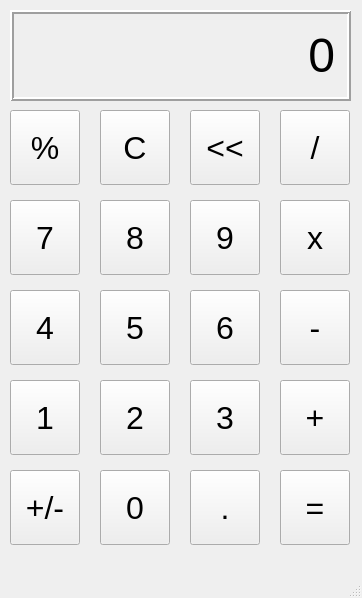
<?xml version="1.0" encoding="UTF-8"?>
<ui version="4.0">
 <class>MainWindow</class>
 <widget class="QMainWindow" name="MainWindow">
  <property name="geometry">
   <rect>
    <x>0</x>
    <y>0</y>
    <width>362</width>
    <height>598</height>
   </rect>
  </property>
  <property name="windowTitle">
   <string>MainWindow</string>
  </property>
  <widget class="QWidget" name="centralwidget">
   <widget class="QLabel" name="outputLabel">
    <property name="geometry">
     <rect>
      <x>10</x>
      <y>10</y>
      <width>341</width>
      <height>91</height>
     </rect>
    </property>
    <property name="font">
     <font>
      <pointsize>36</pointsize>
     </font>
    </property>
    <property name="contextMenuPolicy">
     <enum>Qt::NoContextMenu</enum>
    </property>
    <property name="frameShape">
     <enum>QFrame::Box</enum>
    </property>
    <property name="frameShadow">
     <enum>QFrame::Raised</enum>
    </property>
    <property name="lineWidth">
     <number>2</number>
    </property>
    <property name="text">
     <string>0</string>
    </property>
    <property name="alignment">
     <set>Qt::AlignRight|Qt::AlignTrailing|Qt::AlignVCenter</set>
    </property>
    <property name="margin">
     <number>10</number>
    </property>
   </widget>
   <widget class="QPushButton" name="percentageButton">
    <property name="geometry">
     <rect>
      <x>10</x>
      <y>110</y>
      <width>70</width>
      <height>75</height>
     </rect>
    </property>
    <property name="font">
     <font>
      <pointsize>24</pointsize>
     </font>
    </property>
    <property name="text">
     <string>%</string>
    </property>
   </widget>
   <widget class="QPushButton" name="cButton">
    <property name="geometry">
     <rect>
      <x>100</x>
      <y>110</y>
      <width>70</width>
      <height>75</height>
     </rect>
    </property>
    <property name="font">
     <font>
      <pointsize>24</pointsize>
     </font>
    </property>
    <property name="text">
     <string>C</string>
    </property>
   </widget>
   <widget class="QPushButton" name="arrowButton">
    <property name="geometry">
     <rect>
      <x>190</x>
      <y>110</y>
      <width>70</width>
      <height>75</height>
     </rect>
    </property>
    <property name="font">
     <font>
      <pointsize>24</pointsize>
     </font>
    </property>
    <property name="text">
     <string>&lt;&lt;</string>
    </property>
   </widget>
   <widget class="QPushButton" name="divideButton">
    <property name="geometry">
     <rect>
      <x>280</x>
      <y>110</y>
      <width>70</width>
      <height>75</height>
     </rect>
    </property>
    <property name="font">
     <font>
      <pointsize>24</pointsize>
     </font>
    </property>
    <property name="text">
     <string>/</string>
    </property>
   </widget>
   <widget class="QPushButton" name="sevenButton">
    <property name="geometry">
     <rect>
      <x>10</x>
      <y>200</y>
      <width>70</width>
      <height>75</height>
     </rect>
    </property>
    <property name="font">
     <font>
      <pointsize>24</pointsize>
     </font>
    </property>
    <property name="text">
     <string>7</string>
    </property>
   </widget>
   <widget class="QPushButton" name="nineButton">
    <property name="geometry">
     <rect>
      <x>190</x>
      <y>200</y>
      <width>70</width>
      <height>75</height>
     </rect>
    </property>
    <property name="font">
     <font>
      <pointsize>24</pointsize>
     </font>
    </property>
    <property name="text">
     <string>9</string>
    </property>
   </widget>
   <widget class="QPushButton" name="eightButton">
    <property name="geometry">
     <rect>
      <x>100</x>
      <y>200</y>
      <width>70</width>
      <height>75</height>
     </rect>
    </property>
    <property name="font">
     <font>
      <pointsize>24</pointsize>
     </font>
    </property>
    <property name="text">
     <string>8</string>
    </property>
   </widget>
   <widget class="QPushButton" name="multiplyButton">
    <property name="geometry">
     <rect>
      <x>280</x>
      <y>200</y>
      <width>70</width>
      <height>75</height>
     </rect>
    </property>
    <property name="font">
     <font>
      <pointsize>24</pointsize>
     </font>
    </property>
    <property name="text">
     <string>x</string>
    </property>
   </widget>
   <widget class="QPushButton" name="fiourButton">
    <property name="geometry">
     <rect>
      <x>10</x>
      <y>290</y>
      <width>70</width>
      <height>75</height>
     </rect>
    </property>
    <property name="font">
     <font>
      <pointsize>24</pointsize>
     </font>
    </property>
    <property name="text">
     <string>4</string>
    </property>
   </widget>
   <widget class="QPushButton" name="sixButton">
    <property name="geometry">
     <rect>
      <x>190</x>
      <y>290</y>
      <width>70</width>
      <height>75</height>
     </rect>
    </property>
    <property name="font">
     <font>
      <pointsize>24</pointsize>
     </font>
    </property>
    <property name="text">
     <string>6</string>
    </property>
   </widget>
   <widget class="QPushButton" name="fiveButton">
    <property name="geometry">
     <rect>
      <x>100</x>
      <y>290</y>
      <width>70</width>
      <height>75</height>
     </rect>
    </property>
    <property name="font">
     <font>
      <pointsize>24</pointsize>
     </font>
    </property>
    <property name="text">
     <string>5</string>
    </property>
   </widget>
   <widget class="QPushButton" name="subButton">
    <property name="geometry">
     <rect>
      <x>280</x>
      <y>290</y>
      <width>70</width>
      <height>75</height>
     </rect>
    </property>
    <property name="font">
     <font>
      <pointsize>24</pointsize>
     </font>
    </property>
    <property name="text">
     <string>-</string>
    </property>
   </widget>
   <widget class="QPushButton" name="oneButton">
    <property name="geometry">
     <rect>
      <x>10</x>
      <y>380</y>
      <width>70</width>
      <height>75</height>
     </rect>
    </property>
    <property name="font">
     <font>
      <pointsize>24</pointsize>
     </font>
    </property>
    <property name="text">
     <string>1</string>
    </property>
   </widget>
   <widget class="QPushButton" name="threeButton">
    <property name="geometry">
     <rect>
      <x>190</x>
      <y>380</y>
      <width>70</width>
      <height>75</height>
     </rect>
    </property>
    <property name="font">
     <font>
      <pointsize>24</pointsize>
     </font>
    </property>
    <property name="text">
     <string>3</string>
    </property>
   </widget>
   <widget class="QPushButton" name="twoButton">
    <property name="geometry">
     <rect>
      <x>100</x>
      <y>380</y>
      <width>70</width>
      <height>75</height>
     </rect>
    </property>
    <property name="font">
     <font>
      <pointsize>24</pointsize>
     </font>
    </property>
    <property name="text">
     <string>2</string>
    </property>
   </widget>
   <widget class="QPushButton" name="addButton">
    <property name="geometry">
     <rect>
      <x>280</x>
      <y>380</y>
      <width>70</width>
      <height>75</height>
     </rect>
    </property>
    <property name="font">
     <font>
      <pointsize>24</pointsize>
     </font>
    </property>
    <property name="text">
     <string>+</string>
    </property>
   </widget>
   <widget class="QPushButton" name="plusMinusButton">
    <property name="geometry">
     <rect>
      <x>10</x>
      <y>470</y>
      <width>70</width>
      <height>75</height>
     </rect>
    </property>
    <property name="font">
     <font>
      <pointsize>24</pointsize>
     </font>
    </property>
    <property name="text">
     <string>+/-</string>
    </property>
   </widget>
   <widget class="QPushButton" name="dotButton">
    <property name="geometry">
     <rect>
      <x>190</x>
      <y>470</y>
      <width>70</width>
      <height>75</height>
     </rect>
    </property>
    <property name="font">
     <font>
      <pointsize>24</pointsize>
     </font>
    </property>
    <property name="text">
     <string>.</string>
    </property>
   </widget>
   <widget class="QPushButton" name="zeroButton">
    <property name="geometry">
     <rect>
      <x>100</x>
      <y>470</y>
      <width>70</width>
      <height>75</height>
     </rect>
    </property>
    <property name="font">
     <font>
      <pointsize>24</pointsize>
     </font>
    </property>
    <property name="text">
     <string>0</string>
    </property>
   </widget>
   <widget class="QPushButton" name="equalButton">
    <property name="geometry">
     <rect>
      <x>280</x>
      <y>470</y>
      <width>70</width>
      <height>75</height>
     </rect>
    </property>
    <property name="font">
     <font>
      <pointsize>24</pointsize>
     </font>
    </property>
    <property name="text">
     <string>=</string>
    </property>
   </widget>
  </widget>
  <widget class="QMenuBar" name="menubar">
   <property name="geometry">
    <rect>
     <x>0</x>
     <y>0</y>
     <width>362</width>
     <height>26</height>
    </rect>
   </property>
  </widget>
  <widget class="QStatusBar" name="statusbar"/>
 </widget>
 <resources/>
 <connections/>
</ui>
